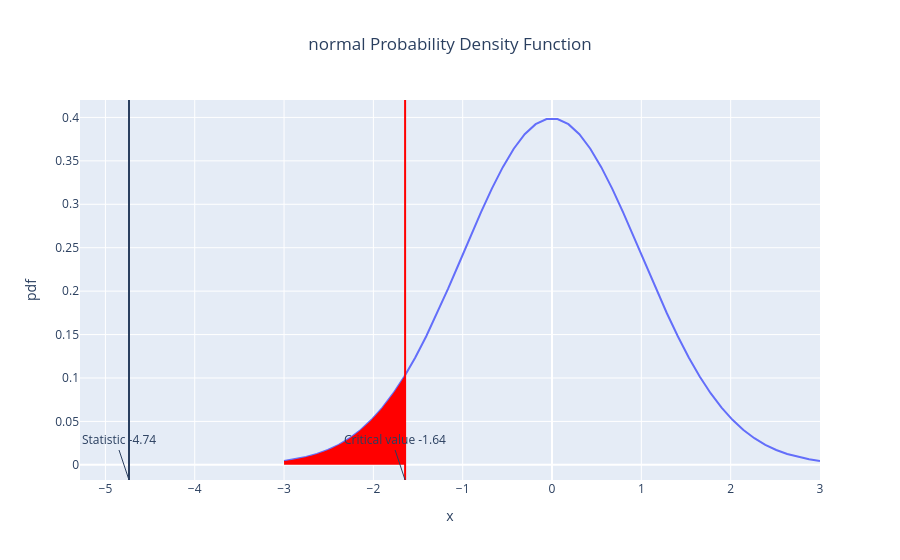
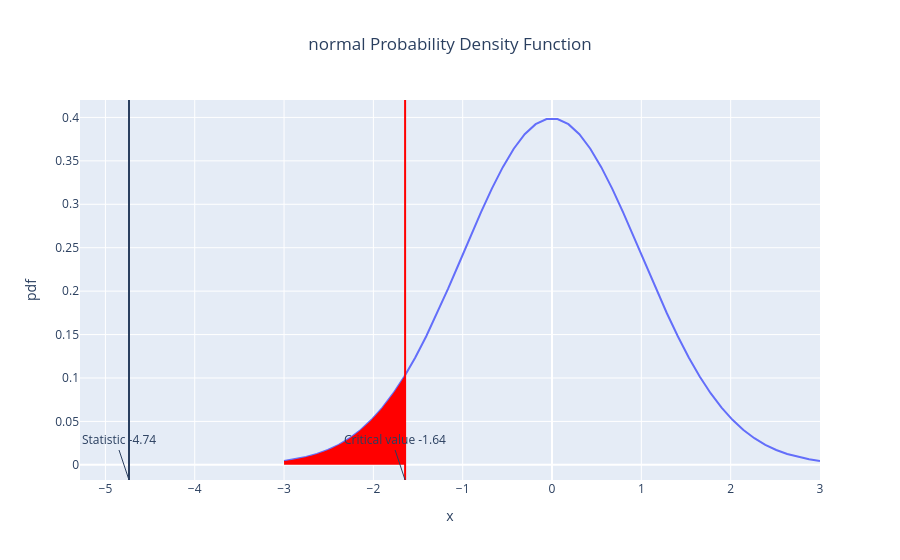

Notebook code cell kept with these figures, in order:
### Code cell
show_statistical_test(
    statistic=float(z_stat),
    alpha=0.05,
    n=sum(nobs),
    distribution="normal",
    alternative="lower"
